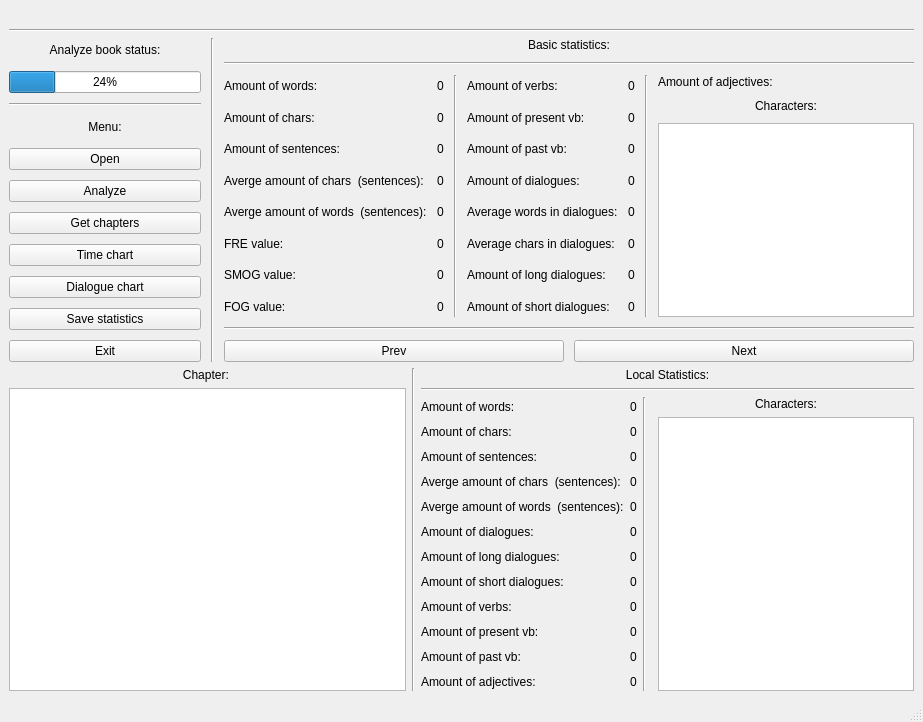
<?xml version="1.0" encoding="UTF-8"?>
<ui version="4.0">
 <class>MainWindow</class>
 <widget class="QMainWindow" name="MainWindow">
  <property name="geometry">
   <rect>
    <x>0</x>
    <y>0</y>
    <width>923</width>
    <height>722</height>
   </rect>
  </property>
  <property name="windowTitle">
   <string>MainWindow</string>
  </property>
  <property name="autoFillBackground">
   <bool>false</bool>
  </property>
  <property name="documentMode">
   <bool>false</bool>
  </property>
  <widget class="QWidget" name="centralwidget">
   <layout class="QVBoxLayout" name="verticalLayout">
    <item>
     <widget class="QLabel" name="label_20">
      <property name="text">
       <string/>
      </property>
      <property name="alignment">
       <set>Qt::AlignCenter</set>
      </property>
     </widget>
    </item>
    <item>
     <widget class="Line" name="line">
      <property name="orientation">
       <enum>Qt::Horizontal</enum>
      </property>
     </widget>
    </item>
    <item>
     <layout class="QHBoxLayout" name="horizontalLayout">
      <property name="spacing">
       <number>10</number>
      </property>
      <property name="rightMargin">
       <number>0</number>
      </property>
      <property name="bottomMargin">
       <number>0</number>
      </property>
      <item>
       <layout class="QVBoxLayout" name="verticalLayout_2">
        <item>
         <widget class="QLabel" name="label">
          <property name="text">
           <string>Analyze book status:</string>
          </property>
          <property name="alignment">
           <set>Qt::AlignCenter</set>
          </property>
         </widget>
        </item>
        <item>
         <widget class="QProgressBar" name="progressBar">
          <property name="value">
           <number>24</number>
          </property>
         </widget>
        </item>
        <item>
         <widget class="Line" name="line_7">
          <property name="orientation">
           <enum>Qt::Horizontal</enum>
          </property>
         </widget>
        </item>
        <item>
         <widget class="QLabel" name="label_2">
          <property name="text">
           <string>Menu:</string>
          </property>
          <property name="alignment">
           <set>Qt::AlignCenter</set>
          </property>
         </widget>
        </item>
        <item>
         <widget class="QPushButton" name="pushButton">
          <property name="text">
           <string>Open</string>
          </property>
         </widget>
        </item>
        <item>
         <widget class="QPushButton" name="pushButton_2">
          <property name="text">
           <string>Analyze</string>
          </property>
         </widget>
        </item>
        <item>
         <widget class="QPushButton" name="pushButton_3">
          <property name="text">
           <string>Get chapters</string>
          </property>
         </widget>
        </item>
        <item>
         <widget class="QPushButton" name="pushButton_5">
          <property name="text">
           <string>Time chart</string>
          </property>
         </widget>
        </item>
        <item>
         <widget class="QPushButton" name="pushButton_9">
          <property name="text">
           <string>Dialogue chart</string>
          </property>
         </widget>
        </item>
        <item>
         <widget class="QPushButton" name="pushButton_4">
          <property name="text">
           <string>Save statistics</string>
          </property>
         </widget>
        </item>
        <item>
         <widget class="QPushButton" name="pushButton_6">
          <property name="text">
           <string>Exit</string>
          </property>
         </widget>
        </item>
       </layout>
      </item>
      <item>
       <widget class="Line" name="line_2">
        <property name="orientation">
         <enum>Qt::Vertical</enum>
        </property>
       </widget>
      </item>
      <item>
       <layout class="QVBoxLayout" name="verticalLayout_3">
        <item>
         <widget class="QLabel" name="label_3">
          <property name="text">
           <string>Basic statistics:</string>
          </property>
          <property name="alignment">
           <set>Qt::AlignCenter</set>
          </property>
         </widget>
        </item>
        <item>
         <widget class="Line" name="line_4">
          <property name="orientation">
           <enum>Qt::Horizontal</enum>
          </property>
         </widget>
        </item>
        <item>
         <layout class="QHBoxLayout" name="horizontalLayout_2">
          <item>
           <layout class="QVBoxLayout" name="verticalLayout_7">
            <item>
             <widget class="QLabel" name="label_7">
              <property name="text">
               <string>Amount of words:</string>
              </property>
             </widget>
            </item>
            <item>
             <widget class="QLabel" name="label_6">
              <property name="text">
               <string>Amount of chars:</string>
              </property>
             </widget>
            </item>
            <item>
             <widget class="QLabel" name="label_4">
              <property name="text">
               <string>Amount of sentences:</string>
              </property>
             </widget>
            </item>
            <item>
             <widget class="QLabel" name="label_5">
              <property name="text">
               <string>Averge amount of chars  (sentences):</string>
              </property>
             </widget>
            </item>
            <item>
             <widget class="QLabel" name="label_21">
              <property name="text">
               <string>Averge amount of words  (sentences):</string>
              </property>
             </widget>
            </item>
            <item>
             <widget class="QLabel" name="label_24">
              <property name="text">
               <string>FRE value:</string>
              </property>
             </widget>
            </item>
            <item>
             <widget class="QLabel" name="label_25">
              <property name="text">
               <string>SMOG value:</string>
              </property>
             </widget>
            </item>
            <item>
             <widget class="QLabel" name="label_26">
              <property name="text">
               <string>FOG value:</string>
              </property>
             </widget>
            </item>
           </layout>
          </item>
          <item>
           <layout class="QVBoxLayout" name="verticalLayout_6">
            <item>
             <widget class="QLabel" name="label_11">
              <property name="text">
               <string>0</string>
              </property>
             </widget>
            </item>
            <item>
             <widget class="QLabel" name="label_10">
              <property name="text">
               <string>0</string>
              </property>
             </widget>
            </item>
            <item>
             <widget class="QLabel" name="label_8">
              <property name="text">
               <string>0</string>
              </property>
             </widget>
            </item>
            <item>
             <widget class="QLabel" name="label_9">
              <property name="text">
               <string>0</string>
              </property>
             </widget>
            </item>
            <item>
             <widget class="QLabel" name="label_22">
              <property name="text">
               <string>0</string>
              </property>
             </widget>
            </item>
            <item>
             <widget class="QLabel" name="label_27">
              <property name="text">
               <string>0</string>
              </property>
             </widget>
            </item>
            <item>
             <widget class="QLabel" name="label_28">
              <property name="text">
               <string>0</string>
              </property>
             </widget>
            </item>
            <item>
             <widget class="QLabel" name="label_29">
              <property name="text">
               <string>0</string>
              </property>
             </widget>
            </item>
           </layout>
          </item>
          <item>
           <widget class="Line" name="line_3">
            <property name="orientation">
             <enum>Qt::Vertical</enum>
            </property>
           </widget>
          </item>
          <item>
           <layout class="QVBoxLayout" name="verticalLayout_5">
            <item>
             <widget class="QLabel" name="label_15">
              <property name="text">
               <string>Amount of verbs:</string>
              </property>
             </widget>
            </item>
            <item>
             <widget class="QLabel" name="label_14">
              <property name="text">
               <string>Amount of present vb:</string>
              </property>
             </widget>
            </item>
            <item>
             <widget class="QLabel" name="label_12">
              <property name="text">
               <string>Amount of past vb:</string>
              </property>
             </widget>
            </item>
            <item>
             <widget class="QLabel" name="label_23">
              <property name="text">
               <string>Amount of dialogues:</string>
              </property>
             </widget>
            </item>
            <item>
             <widget class="QLabel" name="label_30">
              <property name="text">
               <string>Average words in dialogues:</string>
              </property>
             </widget>
            </item>
            <item>
             <widget class="QLabel" name="label_31">
              <property name="text">
               <string>Average chars in dialogues:</string>
              </property>
             </widget>
            </item>
            <item>
             <widget class="QLabel" name="label_32">
              <property name="text">
               <string>Amount of long dialogues:</string>
              </property>
             </widget>
            </item>
            <item>
             <widget class="QLabel" name="label_13">
              <property name="text">
               <string>Amount of short dialogues:</string>
              </property>
             </widget>
            </item>
           </layout>
          </item>
          <item>
           <layout class="QVBoxLayout" name="verticalLayout_4">
            <item>
             <widget class="QLabel" name="label_19">
              <property name="text">
               <string>0</string>
              </property>
             </widget>
            </item>
            <item>
             <widget class="QLabel" name="label_18">
              <property name="text">
               <string>0</string>
              </property>
             </widget>
            </item>
            <item>
             <widget class="QLabel" name="label_16">
              <property name="text">
               <string>0</string>
              </property>
             </widget>
            </item>
            <item>
             <widget class="QLabel" name="label_17">
              <property name="text">
               <string>0</string>
              </property>
             </widget>
            </item>
            <item>
             <widget class="QLabel" name="label_33">
              <property name="text">
               <string>0</string>
              </property>
             </widget>
            </item>
            <item>
             <widget class="QLabel" name="label_34">
              <property name="text">
               <string>0</string>
              </property>
             </widget>
            </item>
            <item>
             <widget class="QLabel" name="label_35">
              <property name="text">
               <string>0</string>
              </property>
             </widget>
            </item>
            <item>
             <widget class="QLabel" name="label_36">
              <property name="text">
               <string>0</string>
              </property>
             </widget>
            </item>
           </layout>
          </item>
          <item>
           <widget class="Line" name="line_5">
            <property name="orientation">
             <enum>Qt::Vertical</enum>
            </property>
           </widget>
          </item>
          <item>
           <layout class="QVBoxLayout" name="verticalLayout_8">
            <item>
             <widget class="QLabel" name="label_37">
              <property name="text">
               <string>Amount of adjectives:</string>
              </property>
             </widget>
            </item>
            <item>
             <widget class="QLabel" name="label_38">
              <property name="text">
               <string>Characters:</string>
              </property>
              <property name="alignment">
               <set>Qt::AlignCenter</set>
              </property>
             </widget>
            </item>
            <item>
             <widget class="QListWidget" name="listWidget"/>
            </item>
           </layout>
          </item>
         </layout>
        </item>
        <item>
         <widget class="Line" name="line_6">
          <property name="orientation">
           <enum>Qt::Horizontal</enum>
          </property>
         </widget>
        </item>
        <item>
         <layout class="QHBoxLayout" name="horizontalLayout_3">
          <item>
           <widget class="QPushButton" name="pushButton_8">
            <property name="text">
             <string>Prev</string>
            </property>
           </widget>
          </item>
          <item>
           <widget class="QPushButton" name="pushButton_7">
            <property name="text">
             <string>Next</string>
            </property>
           </widget>
          </item>
         </layout>
        </item>
       </layout>
      </item>
     </layout>
    </item>
    <item>
     <layout class="QHBoxLayout" name="horizontalLayout_5">
      <item>
       <layout class="QVBoxLayout" name="verticalLayout_11">
        <item>
         <widget class="QLabel" name="label_39">
          <property name="text">
           <string>Chapter: </string>
          </property>
          <property name="alignment">
           <set>Qt::AlignCenter</set>
          </property>
         </widget>
        </item>
        <item>
         <widget class="QTextEdit" name="textEdit"/>
        </item>
       </layout>
      </item>
      <item>
       <widget class="Line" name="line_10">
        <property name="orientation">
         <enum>Qt::Vertical</enum>
        </property>
       </widget>
      </item>
      <item>
       <layout class="QVBoxLayout" name="verticalLayout_10">
        <item>
         <widget class="QLabel" name="label_40">
          <property name="text">
           <string>Local Statistics:</string>
          </property>
          <property name="alignment">
           <set>Qt::AlignCenter</set>
          </property>
         </widget>
        </item>
        <item>
         <widget class="Line" name="line_8">
          <property name="orientation">
           <enum>Qt::Horizontal</enum>
          </property>
         </widget>
        </item>
        <item>
         <layout class="QHBoxLayout" name="horizontalLayout_6">
          <item>
           <layout class="QVBoxLayout" name="verticalLayout_15">
            <item>
             <widget class="QLabel" name="label_71">
              <property name="text">
               <string>Amount of words:</string>
              </property>
             </widget>
            </item>
            <item>
             <widget class="QLabel" name="label_70">
              <property name="text">
               <string>Amount of chars:</string>
              </property>
             </widget>
            </item>
            <item>
             <widget class="QLabel" name="label_69">
              <property name="text">
               <string>Amount of sentences:</string>
              </property>
             </widget>
            </item>
            <item>
             <widget class="QLabel" name="label_68">
              <property name="text">
               <string>Averge amount of chars  (sentences):</string>
              </property>
             </widget>
            </item>
            <item>
             <widget class="QLabel" name="label_67">
              <property name="text">
               <string>Averge amount of words  (sentences):</string>
              </property>
             </widget>
            </item>
            <item>
             <widget class="QLabel" name="label_65">
              <property name="text">
               <string>Amount of dialogues:</string>
              </property>
             </widget>
            </item>
            <item>
             <widget class="QLabel" name="label_72">
              <property name="text">
               <string>Amount of long dialogues:</string>
              </property>
             </widget>
            </item>
            <item>
             <widget class="QLabel" name="label_66">
              <property name="text">
               <string>Amount of short dialogues:</string>
              </property>
             </widget>
            </item>
            <item>
             <widget class="QLabel" name="label_73">
              <property name="text">
               <string>Amount of verbs:</string>
              </property>
             </widget>
            </item>
            <item>
             <widget class="QLabel" name="label_55">
              <property name="text">
               <string>Amount of present vb:</string>
              </property>
             </widget>
            </item>
            <item>
             <widget class="QLabel" name="label_54">
              <property name="text">
               <string>Amount of past vb:</string>
              </property>
             </widget>
            </item>
            <item>
             <widget class="QLabel" name="label_53">
              <property name="text">
               <string>Amount of adjectives:</string>
              </property>
             </widget>
            </item>
           </layout>
          </item>
          <item>
           <layout class="QVBoxLayout" name="verticalLayout_14">
            <item>
             <widget class="QLabel" name="label_63">
              <property name="text">
               <string>0</string>
              </property>
             </widget>
            </item>
            <item>
             <widget class="QLabel" name="label_62">
              <property name="text">
               <string>0</string>
              </property>
             </widget>
            </item>
            <item>
             <widget class="QLabel" name="label_61">
              <property name="text">
               <string>0</string>
              </property>
             </widget>
            </item>
            <item>
             <widget class="QLabel" name="label_60">
              <property name="text">
               <string>0</string>
              </property>
             </widget>
            </item>
            <item>
             <widget class="QLabel" name="label_59">
              <property name="text">
               <string>0</string>
              </property>
             </widget>
            </item>
            <item>
             <widget class="QLabel" name="label_57">
              <property name="text">
               <string>0</string>
              </property>
             </widget>
            </item>
            <item>
             <widget class="QLabel" name="label_64">
              <property name="text">
               <string>0</string>
              </property>
             </widget>
            </item>
            <item>
             <widget class="QLabel" name="label_58">
              <property name="text">
               <string>0</string>
              </property>
             </widget>
            </item>
            <item>
             <widget class="QLabel" name="label_41">
              <property name="text">
               <string>0</string>
              </property>
             </widget>
            </item>
            <item>
             <widget class="QLabel" name="label_42">
              <property name="text">
               <string>0</string>
              </property>
             </widget>
            </item>
            <item>
             <widget class="QLabel" name="label_43">
              <property name="text">
               <string>0</string>
              </property>
             </widget>
            </item>
            <item>
             <widget class="QLabel" name="label_44">
              <property name="text">
               <string>0</string>
              </property>
             </widget>
            </item>
           </layout>
          </item>
          <item>
           <widget class="Line" name="line_11">
            <property name="orientation">
             <enum>Qt::Vertical</enum>
            </property>
           </widget>
          </item>
          <item>
           <widget class="Line" name="line_9">
            <property name="orientation">
             <enum>Qt::Horizontal</enum>
            </property>
           </widget>
          </item>
          <item>
           <layout class="QVBoxLayout" name="verticalLayout_13">
            <item>
             <widget class="QLabel" name="label_52">
              <property name="text">
               <string>Characters:</string>
              </property>
              <property name="alignment">
               <set>Qt::AlignCenter</set>
              </property>
             </widget>
            </item>
            <item>
             <widget class="QListWidget" name="listWidget_2"/>
            </item>
           </layout>
          </item>
          <item>
           <layout class="QVBoxLayout" name="verticalLayout_12"/>
          </item>
         </layout>
        </item>
       </layout>
      </item>
     </layout>
    </item>
   </layout>
  </widget>
  <widget class="QStatusBar" name="statusbar"/>
 </widget>
 <resources/>
 <connections/>
</ui>
